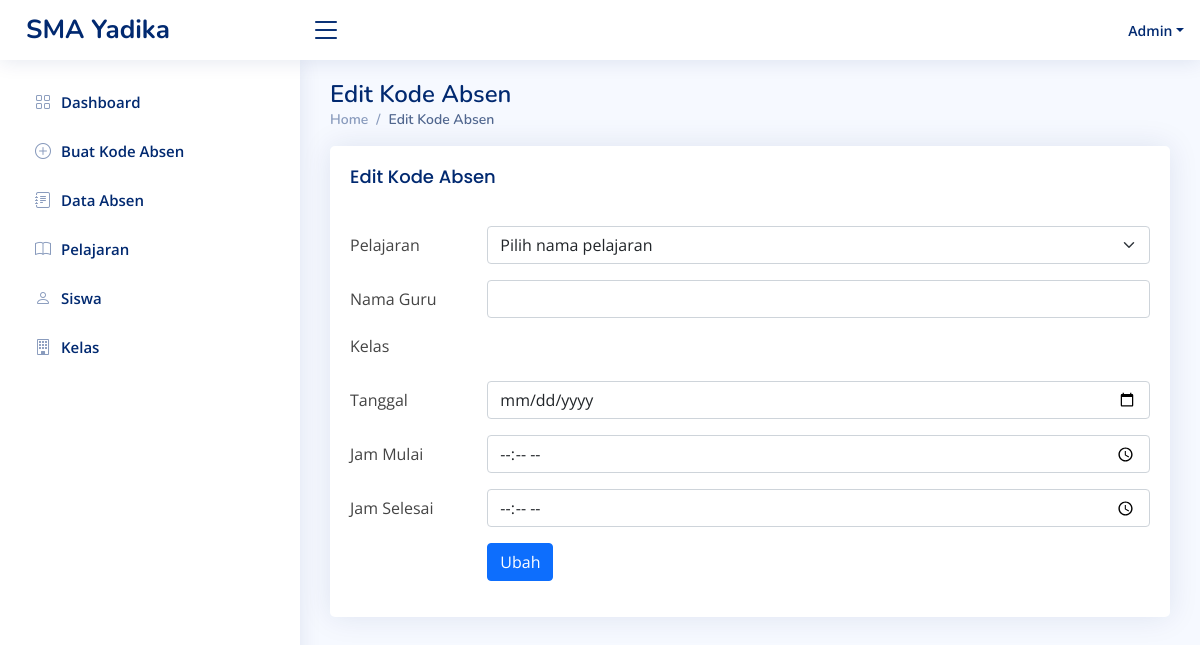
The page /index.php/admin/edit_absen/index.html on the database as committed earlier.
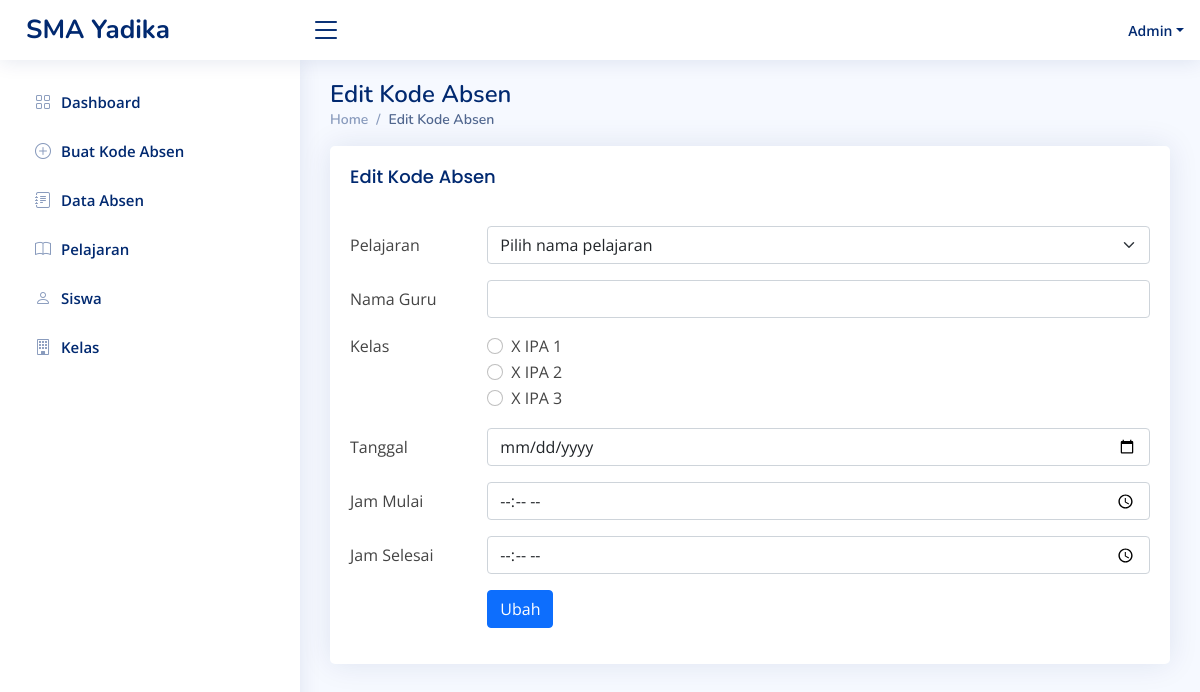
The same page on the database as committed later.
### tables this page shows
CREATE TABLE `kelas` (
  `id_kelas` int(255) NOT NULL,
  `nama_kelas` varchar(255) NOT NULL,
  `jumlah_murid` int(255) NOT NULL
);

### application/controllers/Admin.php (called while the page is built, shortened)
<?php
class Admin extends CI_Controller {
	public function __construct()
	{
		$this->load->model('akun_model');
		$this->load->model('crud_model');
	}
	public function edit_absen($id)
	{
		$data['array_absen'] = $this->crud_model->mengambil_data_id('absen','id_absen',$id);
		$data['array_pelajaran'] = $this->crud_model->mengambil_data('pelajaran');
		$data['array_kelas'] = $this->crud_model->mengambil_data('kelas');
		$data['obj_absen'] = $data['array_absen'][0];
		$this->load->view('admin_edit_absen', $data);
	}
}

### index.php (called while the page is built, shortened)
<?php
require_once BASEPATH.'core/CodeIgniter.php';

### application/models/Crud_model.php (called while the page is built, shortened)
<?php
class Crud_model extends CI_Model{
	public function mengambil_data($nama_tabel)
	{
		$this->db->select('*');
		$this->db->from($nama_tabel);
		$query = $this->db->get();
		return $query->result();
	}
	public function mengambil_data_id($nama_tabel, $nama_colum, $id)
	{
		$this->db->select('*');
		$this->db->from($nama_tabel);
		$this->db->where($nama_colum, $id);
		$query = $this->db->get();
		return $query->result();
	}
}

### application/views/admin_edit_absen.php (the view, shortened to what this page needs)
<!DOCTYPE html>
<html lang="en">
<head>
  <link href="<?=base_url()?>css/bootstrap.min.css" rel="stylesheet">
  <link href="<?=base_url()?>css/niceadmin.css" rel="stylesheet">
  <link href="<?=base_url()?>css/bootstrap-icons/bootstrap-icons.css" rel="stylesheet">
  <link href="<?=base_url()?>css/boxicons/css/boxicons.min.css" rel="stylesheet">
  <link href="<?=base_url()?>css/quill/quill.snow.css" rel="stylesheet">
  <link href="<?=base_url()?>css/quill/quill.bubble.css" rel="stylesheet">
  <link href="<?=base_url()?>css/remixicon/remixicon.css" rel="stylesheet">
  <link href="<?=base_url()?>css/simple-datatables/style.css" rel="stylesheet">
</head>
<body>
  <main id="main" class="main">
    <div class="pagetitle">
      <h1>Edit Kode Absen</h1>
      <nav>
        <ol class="breadcrumb">
          <li class="breadcrumb-item"><a href="<?=site_url('admin')?>">Home</a></li>
          <li class="breadcrumb-item active">Edit Kode Absen</li>
        </ol>
      </nav>
    </div>
    <section class="section dashboard">
		<div class="card">
            <div class="card-body">
              <h5 class="card-title">Edit Kode Absen</h5>
              <form action="<?=site_url('admin/edit_absen_go')?>" method="post">
                <div class="row mb-3">
                  <label class="col-sm-2 col-form-label">Pelajaran</label>
                  <div class="col-sm-10">
                    <select name="id_pelajaran" class="form-select" aria-label="Default select example">
                      <option selected disabled>Pilih nama pelajaran</option>
                    </select>
                  </div>
                </div>
                <div class="row mb-3">
                  <label for="inputText" class="col-sm-2 col-form-label">Nama Guru</label>
                  <div class="col-sm-10">
                    <input type="text" name="nama_guru" list="data_guru" value="<?=$obj_absen->nama_guru?>" class="form-control">
                  </div>
                </div>
                <fieldset class="row mb-3">
                  <legend class="col-form-label col-sm-2 pt-0">Kelas</legend>
                  <div class="col-sm-10">
                    <?php foreach($array_kelas as $kelas): ?>
					<div class="form-check">
                      <input <?=$kelas->id_kelas == $obj_absen->id_kelas ? 'checked' : '';?> class="form-check-input" type="radio" name="id_kelas" id="gridRadios1" value="<?=$kelas->id_kelas?>">
                      <label class="form-check-label" for="gridRadios1"><?=$kelas->nama_kelas?></label>
                    </div>
					<?php endforeach; ?>
                  </div>
                </fieldset>
                <div class="row mb-3">
                  <label for="inputTime" class="col-sm-2 col-form-label">Tanggal</label>
                  <div class="col-sm-10">
                    <input name="tanggal" value="<?=$obj_absen->tanggal?>" type="date" class="form-control">
                  </div>
                </div>
				<div class="row mb-3">
                  <label for="inputTime" class="col-sm-2 col-form-label">Jam Mulai</label>
                  <div class="col-sm-10">
                    <input name="jam_mulai" value="<?=$obj_absen->jam_mulai?>" type="time" class="form-control">
                  </div>
                </div>
                <div class="row mb-3">
                  <label for="inputTime" class="col-sm-2 col-form-label">Jam Selesai</label>
                  <div class="col-sm-10">
                    <input name="jam_selesai" value="<?=$obj_absen->jam_selesai?>" type="time" class="form-control">
                  </div>
                </div>
                <div class="row mb-3">
                  <label class="col-sm-2 col-form-label"></label>
                  <div class="col-sm-10">
                    <button type="submit" class="btn btn-primary">Ubah</button>
                  </div>
                </div>
              </form>
            </div>
          </div>
	</section>
  </main>
</body>
</html>

Rows that differ between the two databases and show on the page:
added kelas: id_kelas "☐ X IPA 1", nama_kelas "X IPA 1"
added kelas: nama_kelas "X IPA 2"
added kelas: nama_kelas "X IPA 3"
